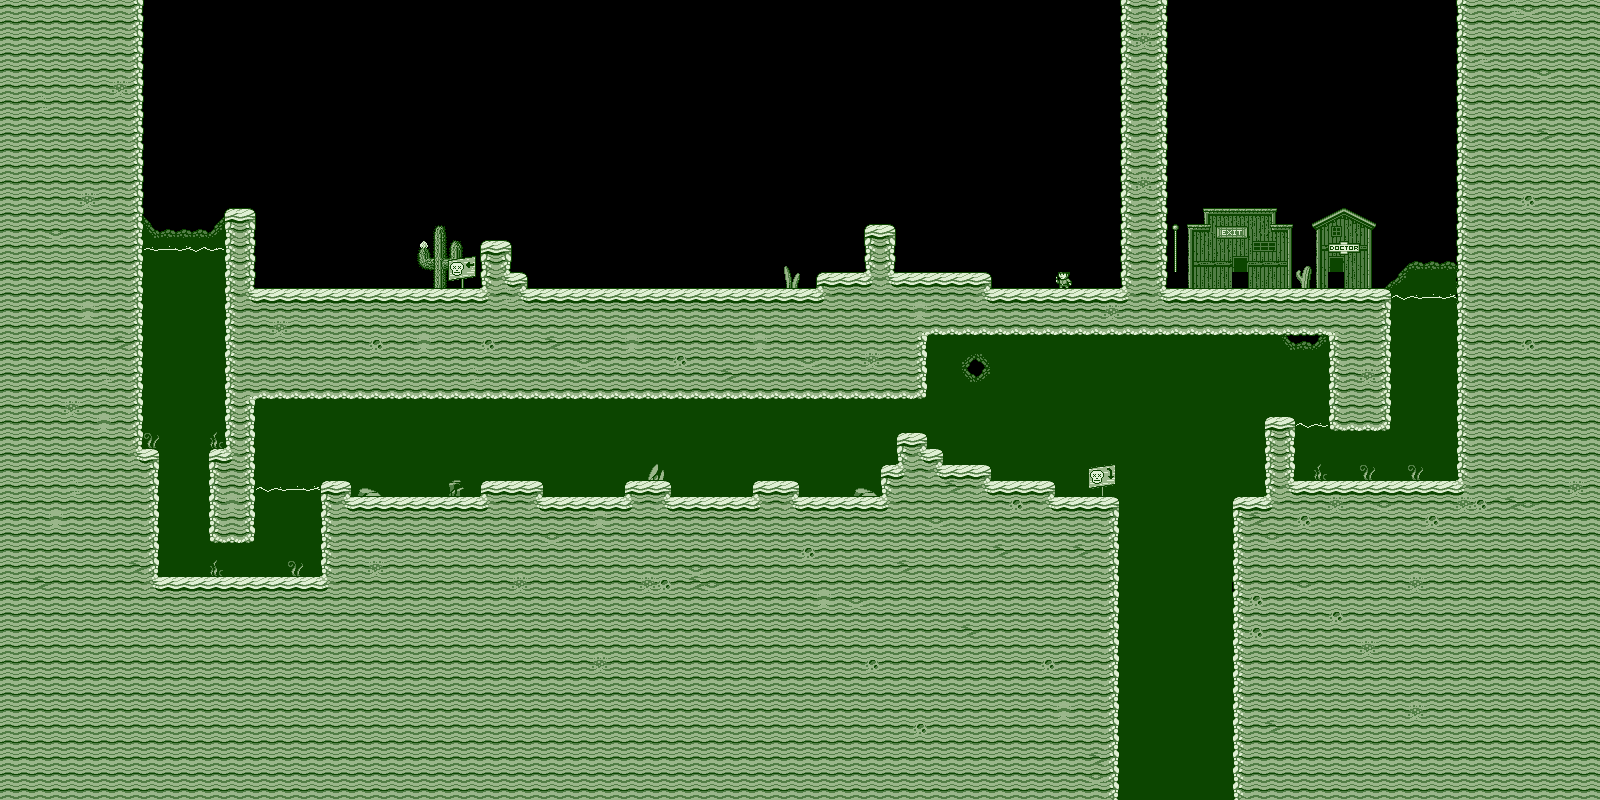

Below is a game level as drawn by its tile map, then a one-line description and the .tmx that defines it (tile-layer data replaced by summaries):
An orthogonal 100x50 tile map with 16x16 px tiles, 4 tile layers (Wall, Background, Ground, Foreground) and 54 objects (17x Track_Middle, 13x Coin_Large, 7x Bounty, 3x Snake, 3x Bottle, ...).

<map version="1.0" orientation="orthogonal" renderorder="right-down" width="100" height="50" tilewidth="16" tileheight="16" nextobjectid="60">
 <tileset firstgid="1" name="environment" tilewidth="16" tileheight="16" tilecount="1024" columns="32">
  <image source="../../Resources/Tilesets/environment.png" width="512" height="512" />
  <tile id="512">
   <properties>
    <property name="PDKCustomCollider" value="Box_Collider" />
   </properties>
  </tile>
  <tile id="513">
   <properties>
    <property name="PDKCustomCollider" value="Box_Collider" />
   </properties>
  </tile>
  <tile id="516">
   <properties>
    <property name="PDKCustomCollider" value="Box_Collider" />
   </properties>
  </tile>
  <tile id="544">
   <properties>
    <property name="PDKCustomCollider" value="Box_Collider" />
   </properties>
  </tile>
  <tile id="548">
   <properties>
    <property name="PDKCustomCollider" value="Box_Collider" />
   </properties>
  </tile>
  <tile id="640">
   <properties>
    <property name="PDKCustomCollider" value="Box_Collider" />
   </properties>
  </tile>
  <tile id="641">
   <properties>
    <property name="PDKCustomCollider" value="Box_Collider" />
   </properties>
  </tile>
  <tile id="644">
   <properties>
    <property name="PDKCustomCollider" value="Box_Collider" />
   </properties>
  </tile>
  <tile id="656">
   <properties>
    <property name="PDKCustomCollider" value="OneWayBox_Collider" />
   </properties>
  </tile>
  <tile id="675">
   <properties>
    <property name="PDKCustomCollider" value="OneWayTriangle1_Collider" />
   </properties>
  </tile>
  <tile id="676">
   <properties>
    <property name="PDKCustomCollider" value="OneWayTriangle2_Collider" />
   </properties>
  </tile>
  <tile id="677">
   <properties>
    <property name="PDKCustomCollider" value="OneWayTriangle3_Collider" />
   </properties>
  </tile>
  <tile id="678">
   <properties>
    <property name="PDKCustomCollider" value="OneWayTriangle4_Collider" />
   </properties>
  </tile>
  <tile id="713">
   <properties>
    <property name="PDKCustomCollider" value="OneWayHalfBox_Collider" />
   </properties>
  </tile>
  <tile id="714">
   <properties>
    <property name="PDKCustomCollider" value="OneWayHalfBox_Collider" />
   </properties>
  </tile>
  <tile id="715">
   <properties>
    <property name="PDKCustomCollider" value="OneWayHalfBox_Collider" />
   </properties>
  </tile>
  <tile id="745">
   <properties>
    <property name="PDKCustomCollider" value="OneWayTopHalfBox_Collider" />
   </properties>
  </tile>
  <tile id="746">
   <properties>
    <property name="PDKCustomCollider" value="OneWayTopHalfBox_Collider" />
   </properties>
  </tile>
  <tile id="747">
   <properties>
    <property name="PDKCustomCollider" value="OneWayTopHalfBox_Collider" />
   </properties>
  </tile>
  <tile id="837">
   <properties>
    <property name="PDKCustomCollider" value="Box_Collider" />
   </properties>
  </tile>
  <tile id="838">
   <properties>
    <property name="PDKCustomCollider" value="Box_Collider" />
   </properties>
  </tile>
  <tile id="840">
   <properties>
    <property name="PDKCustomCollider" value="Box_Collider" />
   </properties>
  </tile>
  <tile id="864">
   <properties>
    <property name="PDKCustomCollider" value="Box_Collider" />
   </properties>
  </tile>
  <tile id="865">
   <properties>
    <property name="PDKCustomCollider" value="Box_Collider" />
   </properties>
  </tile>
  <tile id="868">
   <properties>
    <property name="PDKCustomCollider" value="Box_Collider" />
   </properties>
  </tile>
  <tile id="872">
   <properties>
    <property name="PDKCustomCollider" value="Box_Collider" />
   </properties>
  </tile>
  <tile id="896">
   <properties>
    <property name="PDKCustomCollider" value="Box_Collider" />
   </properties>
  </tile>
  <tile id="900">
   <properties>
    <property name="PDKCustomCollider" value="Box_Collider" />
   </properties>
  </tile>
  <tile id="901">
   <properties>
    <property name="PDKCustomCollider" value="Box_Collider" />
   </properties>
  </tile>
  <tile id="928">
   <properties>
    <property name="PDKCustomCollider" value="Box_Collider" />
   </properties>
  </tile>
  <tile id="932">
   <properties>
    <property name="PDKCustomCollider" value="Box_Collider" />
   </properties>
  </tile>
  <tile id="933">
   <properties>
    <property name="PDKCustomCollider" value="Box_Collider" />
   </properties>
  </tile>
  <tile id="935">
   <properties>
    <property name="PDKCustomCollider" value="Box_Collider" />
   </properties>
  </tile>
  <tile id="936">
   <properties>
    <property name="PDKCustomCollider" value="Box_Collider" />
   </properties>
  </tile>
  <tile id="960">
   <properties>
    <property name="PDKCustomCollider" value="Box_Collider" />
   </properties>
  </tile>
  <tile id="964">
   <properties>
    <property name="PDKCustomCollider" value="Box_Collider" />
   </properties>
  </tile>
  <tile id="992">
   <properties>
    <property name="PDKCustomCollider" value="Box_Collider" />
   </properties>
  </tile>
  <tile id="996">
   <properties>
    <property name="PDKCustomCollider" value="Box_Collider" />
   </properties>
  </tile>
 </tileset>
 <layer name="Wall" width="100" height="50">
  <data>[5000 cells, 3146 non-empty, 11 distinct tile ids]</data>
 </layer>
 <layer name="Background" width="100" height="50">
  <data>[5000 cells, 5 non-empty, 3 distinct tile ids]</data>
 </layer>
 <layer name="Ground" width="100" height="50">
  <properties>
   <property name="PDKIsCollidable" value="true" />
  </properties>
  <data>[5000 cells, 2959 non-empty, 69 distinct tile ids]</data>
 </layer>
 <layer name="Foreground" width="100" height="50">
  <data>[5000 cells, 8 non-empty, 8 distinct tile ids]</data>
 </layer>
 <objectgroup name="Objects">
  <object id="1" type="Coin_Large" gid="67" x="176" y="192" width="16" height="16" />
  <object id="2" type="Coin_Large" gid="67" x="176" y="160" width="16" height="16" />
  <object id="3" type="Coin_Large" gid="67" x="176" y="128" width="16" height="16" />
  <object id="4" type="Coin_Large" gid="67" x="176" y="96" width="16" height="16" />
  <object id="5" type="Coin_Large" gid="67" x="272" y="448" width="16" height="16" />
  <object id="6" type="Coin_Large" gid="67" x="288" y="448" width="16" height="16" />
  <object id="7" type="Coin_Large" gid="67" x="288" y="464" width="16" height="16" />
  <object id="8" type="Coin_Large" gid="67" x="272" y="464" width="16" height="16" />
  <object id="9" type="Coin_Large" gid="67" x="976" y="416" width="16" height="16" />
  <object id="10" type="Coin_Large" gid="67" x="1040" y="400" width="16" height="16" />
  <object id="11" type="Coin_Large" gid="67" x="1104" y="416" width="16" height="16" />
  <object id="12" type="Coin_Large" gid="67" x="1168" y="400" width="16" height="16" />
  <object id="13" type="Coin_Large" gid="67" x="1232" y="416" width="16" height="16" />
  <object id="14" type="Crate" gid="34" x="640" y="288" width="16" height="16" />
  <object id="15" type="Bounty" gid="1" x="336" y="464" width="16" height="16">
   <properties>
    <property name="Requirement" value="3" />
    <property name="Reward" value="25" />
    <property name="Type" value="Snake" />
   </properties>
  </object>
  <object id="17" type="Piranha" gid="425" x="1392" y="400" width="16" height="16" />
  <object id="18" type="Snake" gid="169" x="880" y="464" width="16" height="16" />
  <object id="19" type="Snake" gid="169" x="624" y="480" width="16" height="16" />
  <object id="20" type="Snake" gid="169" x="432" y="496" width="16" height="16" />
  <object id="21" type="Bottle" gid="35" x="656" y="288" width="16" height="16" />
  <object id="22" type="Bottle" gid="35" x="640" y="272" width="16" height="16" />
  <object id="23" type="Bottle" gid="35" x="512" y="272" width="16" height="16" />
  </objectgroup>
</map>
<!-- 32 of 54 objects omitted -->
